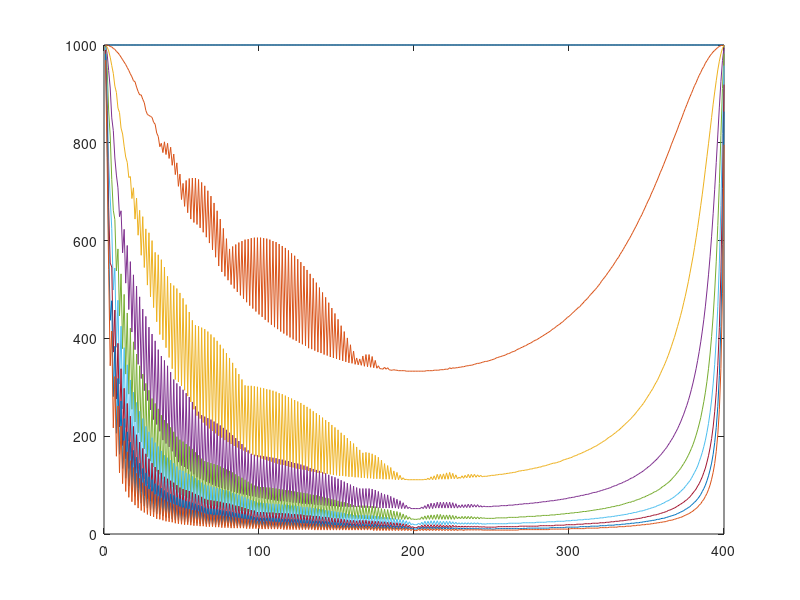

Write the MATLAB code that produced this figure.
amps=[];
% modAmt: 0.0  kInv: 1
amps=[amps, [1000.0, 1000.0, 1000.0, 1000.0, 1000.0, 1000.0, 1000.0, 1000.0, 1000.0, 1000.0, 1000.0, 1000.0, 1000.0, 1000.0, 1000.0, 1000.0, 1000.0, 1000.0, 1000.0, 1000.0, 1000.0, 1000.0, 1000.0, 1000.0, 1000.0, 1000.0, 1000.0, 1000.0, 1000.0, 1000.0, 1000.0, 1000.0, 1000.0, 1000.0, 1000.0, 1000.0, 1000.0, 1000.0, 1000.0, 1000.0, 1000.0, 1000.0, 1000.0, 1000.0, 1000.0, 1000.0, 1000.0, 1000.0, 1000.0, 1000.0, 1000.0, 1000.0, 1000.0, 1000.0, 1000.0, 1000.0, 1000.0, 1000.0, 1000.0, 1000.0, 1000.0, 1000.0, 1000.0, 1000.0, 1000.0, 1000.0, 1000.0, 1000.0, 1000.0, 1000.0, 1000.0, 1000.0, 1000.0, 1000.0, 1000.0, 1000.0, 1000.0, 1000.0, 1000.0, 1000.0, 1000.0, 1000.0, 1000.0, 1000.0, 1000.0, 1000.0, 1000.0, 1000.0, 1000.0, 1000.0, 1000.0, 1000.0, 1000.0, 1000.0, 1000.0, 1000.0, 1000.0, 1000.0, 1000.0, 1000.0, 1000.0, 1000.0, 1000.0, 1000.0, 1000.0, 1000.0, 1000.0, 1000.0, 1000.0, 1000.0, 1000.0, 1000.0, 1000.0, 1000.0, 1000.0, 1000.0, 1000.0, 1000.0, 1000.0, 1000.0, 1000.0, 1000.0, 1000.0, 1000.0, 1000.0, 1000.0, 1000.0, 1000.0, 1000.0, 1000.0, 1000.0, 1000.0, 1000.0, 1000.0, 1000.0, 1000.0, 1000.0, 1000.0, 1000.0, 1000.0, 1000.0, 1000.0, 1000.0, 1000.0, 1000.0, 1000.0, 1000.0, 1000.0, 1000.0, 1000.0, 1000.0, 1000.0, 1000.0, 1000.0, 1000.0, 1000.0, 1000.0, 1000.0, 1000.0, 1000.0, 1000.0, 1000.0, 1000.0, 1000.0, 1000.0, 1000.0, 1000.0, 1000.0, 1000.0, 1000.0, 1000.0, 1000.0, 1000.0, 1000.0, 1000.0, 1000.0, 1000.0, 1000.0, 1000.0, 1000.0, 1000.0, 1000.0, 1000.0, 1000.0, 1000.0, 1000.0, 1000.0, 1000.0, 1000.0, 1000.0, 1000.0, 1000.0, 1000.0, 1000.0, 1000.0, 1000.0, 1000.0, 1000.0, 1000.0, 1000.0, 1000.0, 1000.0, 1000.0, 1000.0, 1000.0, 1000.0, 1000.0, 1000.0, 1000.0, 1000.0, 1000.0, 1000.0, 1000.0, 1000.0, 1000.0, 1000.0, 1000.0, 1000.0, 1000.0, 1000.0, 1000.0, 1000.0, 1000.0, 1000.0, 1000.0, 1000.0, 1000.0, 1000.0, 1000.0, 1000.0, 1000.0, 1000.0, 1000.0, 1000.0, 1000.0, 1000.0, 1000.0, 1000.0, 1000.0, 1000.0, 1000.0, 1000.0, 1000.0, 1000.0, 1000.0, 1000.0, 1000.0, 1000.0, 1000.0, 1000.0, 1000.0, 1000.0, 1000.0, 1000.0, 1000.0, 1000.0, 1000.0, 1000.0, 1000.0, 1000.0, 1000.0, 1000.0, 1000.0, 1000.0, 1000.0, 1000.0, 1000.0, 1000.0, 1000.0, 1000.0, 1000.0, 1000.0, 1000.0, 1000.0, 1000.0, 1000.0, 1000.0, 1000.0, 1000.0, 1000.0, 1000.0, 1000.0, 1000.0, 1000.0, 1000.0, 1000.0, 1000.0, 1000.0, 1000.0, 1000.0, 1000.0, 1000.0, 1000.0, 1000.0, 1000.0, 1000.0, 1000.0, 1000.0, 1000.0, 1000.0, 1000.0, 1000.0, 1000.0, 1000.0, 1000.0, 1000.0, 1000.0, 1000.0, 1000.0, 1000.0, 1000.0, 1000.0, 1000.0, 1000.0, 1000.0, 1000.0, 1000.0, 1000.0, 1000.0, 1000.0, 1000.0, 1000.0, 1000.0, 1000.0, 1000.0, 1000.0, 1000.0, 1000.0, 1000.0, 1000.0, 1000.0, 1000.0, 1000.0, 1000.0, 1000.0, 1000.0, 1000.0, 1000.0, 1000.0, 1000.0, 1000.0, 1000.0, 1000.0, 1000.0, 1000.0, 1000.0, 1000.0, 1000.0, 1000.0, 1000.0, 1000.0, 1000.0, 1000.0, 1000.0, 1000.0, 1000.0, 1000.0, 1000.0, 1000.0, 1000.0, 1000.0, 1000.0, 1000.0, 1000.0, 1000.0, 1000.0, 1000.0, 1000.0, 1000.0, 1000.0, 1000.0, 1000.0, 1000.0, 1000.0, 1000.0, 1000.0, 1000.0, 1000.0, 1000.0, 1000.0, 1000.0, 1000.0, 1000.0, 1000.0, 1000.0, 1000.0, 1000.0, 1000.0, 1000.0, 1000.0, 1000.0, 1000.0, 1000.0, 1000.0, 1000.0, 1000.0, 1000.0, 1000.0, 1000.0, 1000.0]'];
% modAmt: 1.0  kInv: 2
amps=[amps, [1000.0, 1000.0, 999.0, 997.0, 996.0, 993.0, 991.0, 987.0, 984.0, 980.0, 975.0, 970.0, 965.0, 960.0, 954.0, 948.0, 941.0, 935.0, 927.0, 925.0, 914.0, 905.0, 898.0, 898.0, 889.0, 882.0, 866.0, 858.0, 856.0, 854.0, 852.0, 842.0, 838.0, 820.0, 813.0, 792.0, 799.0, 780.0, 802.0, 776.0, 799.0, 768.0, 791.0, 754.0, 777.0, 735.0, 759.0, 711.0, 736.0, 684.0, 717.0, 670.0, 723.0, 657.0, 727.0, 644.0, 728.0, 637.0, 728.0, 633.0, 725.0, 626.0, 719.0, 617.0, 712.0, 607.0, 702.0, 595.0, 691.0, 581.0, 677.0, 566.0, 661.0, 548.0, 644.0, 536.0, 625.0, 527.0, 604.0, 519.0, 583.0, 510.0, 588.0, 502.0, 592.0, 495.0, 596.0, 488.0, 599.0, 481.0, 602.0, 474.0, 603.0, 467.0, 605.0, 461.0, 606.0, 455.0, 606.0, 449.0, 606.0, 444.0, 605.0, 438.0, 604.0, 433.0, 602.0, 428.0, 599.0, 423.0, 597.0, 419.0, 593.0, 414.0, 589.0, 410.0, 585.0, 406.0, 580.0, 402.0, 574.0, 398.0, 569.0, 395.0, 562.0, 391.0, 556.0, 388.0, 548.0, 385.0, 540.0, 380.0, 532.0, 378.0, 523.0, 375.0, 514.0, 372.0, 504.0, 370.0, 494.0, 367.0, 484.0, 365.0, 473.0, 362.0, 462.0, 360.0, 451.0, 358.0, 439.0, 356.0, 426.0, 354.0, 414.0, 352.0, 401.0, 350.0, 387.0, 349.0, 374.0, 347.0, 360.0, 346.0, 358.0, 345.0, 364.0, 343.0, 367.0, 342.0, 367.0, 341.0, 363.0, 340.0, 355.0, 339.0, 344.0, 338.0, 338.0, 337.0, 341.0, 337.0, 340.0, 336.0, 335.0, 335.0, 336.0, 335.0, 335.0, 334.0, 334.0, 334.0, 334.0, 334.0, 333.0, 333.0, 333.0, 333.0, 333.0, 333.0, 333.0, 333.0, 333.0, 333.0, 333.0, 333.0, 333.0, 334.0, 334.0, 334.0, 334.0, 334.0, 335.0, 335.0, 335.0, 335.0, 336.0, 336.0, 336.0, 337.0, 337.0, 337.0, 340.0, 338.0, 340.0, 339.0, 340.0, 340.0, 341.0, 341.0, 342.0, 342.0, 343.0, 344.0, 344.0, 345.0, 345.0, 346.0, 347.0, 348.0, 349.0, 349.0, 350.0, 351.0, 352.0, 353.0, 353.0, 354.0, 355.0, 356.0, 357.0, 358.0, 360.0, 361.0, 362.0, 363.0, 364.0, 365.0, 366.0, 368.0, 369.0, 370.0, 372.0, 373.0, 374.0, 376.0, 378.0, 379.0, 381.0, 382.0, 384.0, 385.0, 387.0, 389.0, 390.0, 392.0, 394.0, 396.0, 397.0, 399.0, 401.0, 403.0, 405.0, 407.0, 409.0, 411.0, 413.0, 415.0, 418.0, 420.0, 422.0, 425.0, 427.0, 429.0, 432.0, 434.0, 437.0, 440.0, 443.0, 445.0, 448.0, 451.0, 454.0, 457.0, 460.0, 463.0, 465.0, 469.0, 472.0, 476.0, 479.0, 482.0, 486.0, 490.0, 493.0, 497.0, 500.0, 504.0, 508.0, 512.0, 517.0, 521.0, 525.0, 529.0, 534.0, 538.0, 543.0, 547.0, 552.0, 557.0, 562.0, 566.0, 572.0, 577.0, 582.0, 588.0, 593.0, 599.0, 604.0, 610.0, 616.0, 622.0, 628.0, 634.0, 641.0, 647.0, 653.0, 660.0, 667.0, 674.0, 681.0, 687.0, 695.0, 702.0, 709.0, 717.0, 724.0, 732.0, 740.0, 747.0, 755.0, 763.0, 771.0, 779.0, 787.0, 796.0, 804.0, 812.0, 820.0, 828.0, 837.0, 845.0, 853.0, 862.0, 870.0, 878.0, 886.0, 894.0, 901.0, 909.0, 917.0, 923.0, 931.0, 938.0, 944.0, 951.0, 956.0, 963.0, 968.0, 973.0, 978.0, 982.0, 986.0, 989.0, 992.0, 995.0, 997.0, 999.0, 999.0, 1000.0]'];
% modAmt: 2.0  kInv: 5
amps=[amps, [999.0, 996.0, 988.0, 975.0, 958.0, 942.0, 916.0, 903.0, 871.0, 862.0, 830.0, 818.0, 793.0, 771.0, 760.0, 729.0, 731.0, 686.0, 708.0, 644.0, 687.0, 611.0, 662.0, 570.0, 649.0, 545.0, 624.0, 509.0, 616.0, 485.0, 600.0, 463.0, 576.0, 434.0, 571.0, 408.0, 561.0, 397.0, 546.0, 381.0, 527.0, 361.0, 513.0, 338.0, 508.0, 316.0, 502.0, 311.0, 493.0, 303.0, 482.0, 294.0, 469.0, 282.0, 454.0, 270.0, 437.0, 255.0, 427.0, 242.0, 425.0, 236.0, 422.0, 228.0, 419.0, 222.0, 414.0, 216.0, 408.0, 211.0, 402.0, 206.0, 395.0, 201.0, 387.0, 197.0, 379.0, 192.0, 370.0, 188.0, 360.0, 184.0, 350.0, 180.0, 339.0, 177.0, 327.0, 174.0, 316.0, 171.0, 304.0, 168.0, 303.0, 165.0, 303.0, 162.0, 302.0, 159.0, 301.0, 157.0, 299.0, 154.0, 298.0, 152.0, 296.0, 150.0, 295.0, 148.0, 293.0, 146.0, 291.0, 144.0, 288.0, 142.0, 286.0, 141.0, 283.0, 139.0, 280.0, 137.0, 277.0, 136.0, 274.0, 134.0, 271.0, 133.0, 268.0, 132.0, 264.0, 131.0, 260.0, 129.0, 256.0, 128.0, 251.0, 127.0, 247.0, 125.0, 243.0, 125.0, 238.0, 123.0, 233.0, 123.0, 229.0, 122.0, 223.0, 121.0, 218.0, 120.0, 213.0, 119.0, 207.0, 119.0, 202.0, 118.0, 196.0, 117.0, 190.0, 117.0, 185.0, 116.0, 178.0, 116.0, 172.0, 115.0, 166.0, 115.0, 167.0, 114.0, 166.0, 114.0, 164.0, 113.0, 161.0, 113.0, 157.0, 113.0, 151.0, 112.0, 144.0, 112.0, 140.0, 112.0, 136.0, 112.0, 129.0, 111.0, 126.0, 111.0, 120.0, 111.0, 115.0, 111.0, 112.0, 111.0, 111.0, 111.0, 111.0, 111.0, 111.0, 111.0, 111.0, 111.0, 111.0, 111.0, 112.0, 111.0, 114.0, 111.0, 117.0, 111.0, 119.0, 111.0, 122.0, 112.0, 122.0, 112.0, 123.0, 112.0, 125.0, 112.0, 126.0, 113.0, 124.0, 113.0, 121.0, 113.0, 116.0, 114.0, 119.0, 114.0, 120.0, 115.0, 122.0, 115.0, 122.0, 116.0, 122.0, 116.0, 121.0, 117.0, 120.0, 117.0, 118.0, 118.0, 118.0, 119.0, 119.0, 120.0, 120.0, 120.0, 121.0, 121.0, 122.0, 122.0, 122.0, 123.0, 123.0, 124.0, 124.0, 125.0, 125.0, 126.0, 126.0, 127.0, 128.0, 129.0, 129.0, 130.0, 130.0, 131.0, 131.0, 132.0, 133.0, 133.0, 134.0, 135.0, 135.0, 136.0, 137.0, 137.0, 139.0, 139.0, 140.0, 141.0, 142.0, 143.0, 144.0, 145.0, 145.0, 146.0, 147.0, 148.0, 149.0, 151.0, 152.0, 153.0, 154.0, 155.0, 156.0, 157.0, 159.0, 160.0, 161.0, 163.0, 164.0, 165.0, 167.0, 168.0, 170.0, 171.0, 173.0, 174.0, 176.0, 178.0, 179.0, 181.0, 183.0, 185.0, 187.0, 189.0, 191.0, 193.0, 196.0, 198.0, 200.0, 202.0, 205.0, 207.0, 210.0, 212.0, 215.0, 218.0, 221.0, 224.0, 227.0, 230.0, 233.0, 236.0, 240.0, 243.0, 247.0, 251.0, 255.0, 259.0, 263.0, 267.0, 272.0, 277.0, 282.0, 287.0, 292.0, 297.0, 303.0, 309.0, 314.0, 321.0, 328.0, 335.0, 342.0, 349.0, 357.0, 365.0, 374.0, 383.0, 393.0, 402.0, 413.0, 424.0, 435.0, 447.0, 459.0, 473.0, 486.0, 501.0, 516.0, 533.0, 550.0, 567.0, 586.0, 606.0, 627.0, 649.0, 672.0, 695.0, 720.0, 746.0, 772.0, 798.0, 825.0, 852.0, 879.0, 904.0, 927.0, 949.0, 967.0, 982.0, 993.0, 999.0]'];
% modAmt: 3.0  kInv: 10
amps=[amps, [999.0, 983.0, 948.0, 912.0, 851.0, 825.0, 769.0, 734.0, 708.0, 649.0, 661.0, 575.0, 623.0, 513.0, 590.0, 459.0, 557.0, 413.0, 530.0, 377.0, 507.0, 347.0, 485.0, 318.0, 460.0, 293.0, 445.0, 273.0, 423.0, 254.0, 409.0, 234.0, 395.0, 224.0, 377.0, 210.0, 364.0, 192.0, 355.0, 185.0, 344.0, 178.0, 331.0, 169.0, 316.0, 158.0, 308.0, 147.0, 302.0, 140.0, 295.0, 137.0, 288.0, 133.0, 280.0, 128.0, 270.0, 122.0, 261.0, 116.0, 250.0, 113.0, 243.0, 110.0, 240.0, 107.0, 237.0, 104.0, 234.0, 101.0, 230.0, 98.0, 226.0, 96.0, 222.0, 94.0, 217.0, 92.0, 213.0, 90.0, 207.0, 87.0, 202.0, 86.0, 196.0, 84.0, 190.0, 83.0, 184.0, 81.0, 177.0, 80.0, 171.0, 78.0, 164.0, 77.0, 162.0, 76.0, 161.0, 74.0, 160.0, 73.0, 159.0, 72.0, 158.0, 71.0, 157.0, 70.0, 156.0, 69.0, 155.0, 68.0, 153.0, 67.0, 152.0, 67.0, 150.0, 66.0, 149.0, 65.0, 147.0, 64.0, 145.0, 64.0, 144.0, 63.0, 142.0, 62.0, 140.0, 62.0, 138.0, 61.0, 135.0, 61.0, 133.0, 60.0, 131.0, 59.0, 129.0, 59.0, 126.0, 58.0, 124.0, 58.0, 121.0, 57.0, 118.0, 57.0, 116.0, 57.0, 113.0, 56.0, 110.0, 56.0, 107.0, 56.0, 104.0, 55.0, 101.0, 55.0, 98.0, 55.0, 95.0, 55.0, 93.0, 54.0, 93.0, 54.0, 93.0, 54.0, 93.0, 54.0, 92.0, 53.0, 90.0, 53.0, 87.0, 53.0, 84.0, 53.0, 81.0, 53.0, 80.0, 53.0, 77.0, 53.0, 74.0, 53.0, 71.0, 52.0, 68.0, 52.0, 64.0, 52.0, 59.0, 52.0, 55.0, 52.0, 52.0, 52.0, 52.0, 52.0, 52.0, 52.0, 55.0, 52.0, 58.0, 52.0, 61.0, 52.0, 63.0, 52.0, 63.0, 53.0, 65.0, 53.0, 65.0, 53.0, 65.0, 53.0, 65.0, 53.0, 65.0, 53.0, 64.0, 53.0, 62.0, 53.0, 59.0, 54.0, 60.0, 54.0, 60.0, 54.0, 61.0, 54.0, 61.0, 55.0, 60.0, 55.0, 60.0, 55.0, 58.0, 55.0, 57.0, 56.0, 56.0, 56.0, 56.0, 56.0, 57.0, 57.0, 57.0, 57.0, 57.0, 58.0, 58.0, 58.0, 58.0, 58.0, 59.0, 59.0, 59.0, 59.0, 60.0, 60.0, 60.0, 61.0, 61.0, 61.0, 62.0, 62.0, 62.0, 62.0, 63.0, 63.0, 63.0, 64.0, 64.0, 64.0, 65.0, 65.0, 66.0, 66.0, 66.0, 67.0, 67.0, 68.0, 68.0, 68.0, 69.0, 69.0, 70.0, 70.0, 71.0, 71.0, 72.0, 72.0, 73.0, 74.0, 74.0, 75.0, 75.0, 76.0, 77.0, 77.0, 78.0, 79.0, 79.0, 80.0, 81.0, 81.0, 82.0, 83.0, 84.0, 85.0, 85.0, 86.0, 87.0, 88.0, 89.0, 90.0, 91.0, 92.0, 93.0, 94.0, 95.0, 97.0, 98.0, 99.0, 100.0, 102.0, 103.0, 104.0, 106.0, 107.0, 109.0, 110.0, 112.0, 114.0, 115.0, 117.0, 119.0, 121.0, 123.0, 125.0, 127.0, 129.0, 132.0, 134.0, 137.0, 139.0, 142.0, 145.0, 148.0, 151.0, 154.0, 158.0, 161.0, 165.0, 169.0, 173.0, 177.0, 182.0, 187.0, 192.0, 197.0, 203.0, 209.0, 215.0, 222.0, 229.0, 237.0, 245.0, 254.0, 263.0, 273.0, 284.0, 296.0, 309.0, 323.0, 338.0, 355.0, 373.0, 393.0, 415.0, 439.0, 466.0, 497.0, 530.0, 567.0, 609.0, 655.0, 705.0, 760.0, 816.0, 873.0, 925.0, 968.0, 994.0]'];
% modAmt: 4.0  kInv: 17
amps=[amps, [998.0, 954.0, 865.0, 814.0, 725.0, 662.0, 643.0, 538.0, 583.0, 446.0, 532.0, 379.0, 490.0, 327.0, 452.0, 286.0, 421.0, 255.0, 393.0, 229.0, 368.0, 207.0, 344.0, 188.0, 327.0, 174.0, 308.0, 158.0, 294.0, 149.0, 277.0, 137.0, 267.0, 128.0, 256.0, 122.0, 243.0, 112.0, 233.0, 104.0, 226.0, 101.0, 218.0, 96.0, 209.0, 91.0, 199.0, 85.0, 193.0, 80.0, 189.0, 78.0, 184.0, 74.0, 179.0, 72.0, 174.0, 69.0, 167.0, 67.0, 161.0, 65.0, 154.0, 63.0, 149.0, 61.0, 147.0, 60.0, 145.0, 58.0, 143.0, 57.0, 141.0, 55.0, 138.0, 54.0, 135.0, 53.0, 132.0, 52.0, 129.0, 50.0, 126.0, 49.0, 122.0, 48.0, 118.0, 47.0, 115.0, 47.0, 111.0, 46.0, 107.0, 45.0, 103.0, 44.0, 99.0, 43.0, 97.0, 43.0, 96.0, 42.0, 96.0, 41.0, 95.0, 41.0, 95.0, 40.0, 94.0, 40.0, 93.0, 39.0, 92.0, 39.0, 91.0, 38.0, 90.0, 38.0, 89.0, 37.0, 88.0, 37.0, 87.0, 36.0, 86.0, 36.0, 85.0, 36.0, 84.0, 35.0, 83.0, 35.0, 81.0, 35.0, 80.0, 34.0, 79.0, 34.0, 77.0, 34.0, 76.0, 33.0, 74.0, 33.0, 73.0, 33.0, 71.0, 33.0, 70.0, 32.0, 68.0, 32.0, 66.0, 32.0, 65.0, 32.0, 63.0, 32.0, 61.0, 31.0, 59.0, 31.0, 57.0, 31.0, 58.0, 31.0, 58.0, 31.0, 58.0, 31.0, 57.0, 31.0, 57.0, 31.0, 56.0, 30.0, 54.0, 30.0, 52.0, 30.0, 51.0, 30.0, 50.0, 30.0, 49.0, 30.0, 47.0, 30.0, 46.0, 30.0, 44.0, 30.0, 41.0, 30.0, 38.0, 30.0, 35.0, 30.0, 31.0, 30.0, 30.0, 30.0, 31.0, 30.0, 35.0, 30.0, 37.0, 30.0, 38.0, 30.0, 39.0, 30.0, 39.0, 30.0, 40.0, 30.0, 40.0, 30.0, 39.0, 30.0, 39.0, 30.0, 39.0, 30.0, 38.0, 30.0, 37.0, 31.0, 35.0, 31.0, 36.0, 31.0, 36.0, 31.0, 36.0, 31.0, 36.0, 31.0, 35.0, 31.0, 35.0, 31.0, 34.0, 32.0, 33.0, 32.0, 32.0, 32.0, 32.0, 32.0, 32.0, 32.0, 33.0, 33.0, 33.0, 33.0, 33.0, 33.0, 33.0, 33.0, 34.0, 34.0, 34.0, 34.0, 34.0, 34.0, 34.0, 35.0, 35.0, 35.0, 35.0, 35.0, 36.0, 36.0, 36.0, 36.0, 36.0, 36.0, 37.0, 37.0, 37.0, 37.0, 38.0, 38.0, 38.0, 38.0, 38.0, 39.0, 39.0, 39.0, 39.0, 40.0, 40.0, 40.0, 41.0, 41.0, 41.0, 42.0, 42.0, 42.0, 43.0, 43.0, 43.0, 44.0, 44.0, 44.0, 45.0, 45.0, 46.0, 46.0, 46.0, 47.0, 47.0, 48.0, 48.0, 49.0, 49.0, 50.0, 50.0, 51.0, 51.0, 52.0, 52.0, 53.0, 54.0, 54.0, 55.0, 56.0, 56.0, 57.0, 58.0, 58.0, 59.0, 60.0, 61.0, 62.0, 63.0, 64.0, 65.0, 65.0, 67.0, 67.0, 69.0, 70.0, 71.0, 72.0, 74.0, 75.0, 76.0, 78.0, 79.0, 81.0, 82.0, 84.0, 86.0, 87.0, 89.0, 91.0, 93.0, 96.0, 98.0, 100.0, 103.0, 105.0, 108.0, 111.0, 115.0, 118.0, 122.0, 126.0, 130.0, 134.0, 139.0, 144.0, 149.0, 155.0, 161.0, 168.0, 175.0, 183.0, 192.0, 202.0, 213.0, 225.0, 238.0, 254.0, 271.0, 290.0, 312.0, 338.0, 368.0, 404.0, 446.0, 497.0, 558.0, 631.0, 717.0, 815.0, 911.0, 982.0]'];
% modAmt: 5.0  kInv: 26
amps=[amps, [995.0, 912.0, 761.0, 687.0, 625.0, 499.0, 544.0, 382.0, 478.0, 307.0, 425.0, 256.0, 381.0, 218.0, 346.0, 190.0, 315.0, 167.0, 290.0, 149.0, 269.0, 134.0, 251.0, 123.0, 236.0, 113.0, 220.0, 103.0, 209.0, 96.0, 197.0, 89.0, 187.0, 82.0, 179.0, 78.0, 170.0, 72.0, 161.0, 66.0, 156.0, 64.0, 151.0, 62.0, 145.0, 58.0, 138.0, 55.0, 131.0, 52.0, 129.0, 50.0, 125.0, 48.0, 122.0, 46.0, 118.0, 45.0, 114.0, 43.0, 110.0, 42.0, 105.0, 41.0, 101.0, 40.0, 99.0, 38.0, 97.0, 37.0, 96.0, 36.0, 94.0, 36.0, 92.0, 35.0, 90.0, 34.0, 89.0, 33.0, 87.0, 32.0, 84.0, 32.0, 82.0, 31.0, 80.0, 30.0, 77.0, 30.0, 75.0, 29.0, 72.0, 29.0, 69.0, 28.0, 67.0, 28.0, 64.0, 27.0, 64.0, 27.0, 63.0, 27.0, 63.0, 26.0, 62.0, 26.0, 62.0, 26.0, 61.0, 25.0, 61.0, 25.0, 60.0, 25.0, 60.0, 24.0, 59.0, 24.0, 58.0, 24.0, 58.0, 23.0, 57.0, 23.0, 56.0, 23.0, 55.0, 23.0, 55.0, 23.0, 54.0, 22.0, 53.0, 22.0, 52.0, 22.0, 51.0, 22.0, 50.0, 21.0, 49.0, 21.0, 48.0, 21.0, 47.0, 21.0, 46.0, 21.0, 45.0, 21.0, 44.0, 21.0, 43.0, 20.0, 41.0, 20.0, 40.0, 20.0, 39.0, 20.0, 38.0, 20.0, 39.0, 20.0, 39.0, 20.0, 39.0, 20.0, 38.0, 20.0, 38.0, 20.0, 37.0, 20.0, 36.0, 19.0, 35.0, 19.0, 34.0, 19.0, 34.0, 19.0, 33.0, 19.0, 32.0, 19.0, 31.0, 19.0, 30.0, 19.0, 29.0, 19.0, 27.0, 19.0, 25.0, 19.0, 21.0, 19.0, 19.0, 19.0, 22.0, 19.0, 24.0, 19.0, 26.0, 19.0, 26.0, 19.0, 27.0, 19.0, 27.0, 19.0, 27.0, 19.0, 26.0, 19.0, 26.0, 19.0, 26.0, 19.0, 26.0, 20.0, 25.0, 20.0, 24.0, 20.0, 23.0, 20.0, 23.0, 20.0, 23.0, 20.0, 23.0, 20.0, 23.0, 20.0, 23.0, 20.0, 23.0, 20.0, 22.0, 20.0, 21.0, 20.0, 21.0, 21.0, 21.0, 21.0, 21.0, 21.0, 21.0, 21.0, 21.0, 21.0, 21.0, 21.0, 21.0, 21.0, 22.0, 22.0, 22.0, 22.0, 22.0, 22.0, 22.0, 22.0, 22.0, 23.0, 23.0, 23.0, 23.0, 23.0, 23.0, 23.0, 23.0, 23.0, 24.0, 24.0, 24.0, 24.0, 24.0, 24.0, 24.0, 25.0, 25.0, 25.0, 25.0, 25.0, 25.0, 26.0, 26.0, 26.0, 26.0, 26.0, 26.0, 27.0, 27.0, 27.0, 27.0, 28.0, 28.0, 28.0, 28.0, 29.0, 29.0, 29.0, 29.0, 30.0, 30.0, 30.0, 30.0, 31.0, 31.0, 31.0, 32.0, 32.0, 32.0, 33.0, 33.0, 33.0, 34.0, 34.0, 35.0, 35.0, 35.0, 36.0, 36.0, 37.0, 37.0, 38.0, 38.0, 39.0, 39.0, 40.0, 40.0, 41.0, 42.0, 42.0, 43.0, 44.0, 44.0, 45.0, 46.0, 47.0, 47.0, 48.0, 49.0, 50.0, 51.0, 52.0, 53.0, 54.0, 55.0, 56.0, 58.0, 59.0, 60.0, 62.0, 63.0, 65.0, 67.0, 68.0, 70.0, 72.0, 74.0, 76.0, 79.0, 81.0, 84.0, 87.0, 90.0, 93.0, 97.0, 101.0, 105.0, 109.0, 114.0, 120.0, 126.0, 132.0, 139.0, 148.0, 157.0, 167.0, 179.0, 192.0, 208.0, 226.0, 248.0, 274.0, 307.0, 347.0, 398.0, 465.0, 554.0, 672.0, 819.0, 958.0]'];
% modAmt: 6.0  kInv: 37
amps=[amps, [990.0, 866.0, 667.0, 554.0, 546.0, 372.0, 458.0, 276.0, 390.0, 219.0, 338.0, 181.0, 298.0, 154.0, 267.0, 134.0, 241.0, 117.0, 220.0, 104.0, 203.0, 94.0, 188.0, 86.0, 175.0, 78.0, 164.0, 72.0, 154.0, 67.0, 145.0, 62.0, 137.0, 57.0, 131.0, 54.0, 125.0, 50.0, 117.0, 46.0, 113.0, 44.0, 109.0, 43.0, 105.0, 40.0, 100.0, 38.0, 95.0, 36.0, 92.0, 35.0, 90.0, 33.0, 88.0, 32.0, 85.0, 31.0, 82.0, 30.0, 79.0, 29.0, 76.0, 28.0, 72.0, 27.0, 70.0, 27.0, 69.0, 26.0, 68.0, 25.0, 67.0, 25.0, 66.0, 24.0, 64.0, 24.0, 63.0, 23.0, 62.0, 22.0, 60.0, 22.0, 58.0, 22.0, 57.0, 21.0, 55.0, 21.0, 53.0, 20.0, 51.0, 20.0, 49.0, 20.0, 48.0, 19.0, 45.0, 19.0, 45.0, 19.0, 45.0, 18.0, 44.0, 18.0, 44.0, 18.0, 44.0, 18.0, 43.0, 17.0, 43.0, 17.0, 43.0, 17.0, 42.0, 17.0, 42.0, 17.0, 41.0, 16.0, 41.0, 16.0, 40.0, 16.0, 40.0, 16.0, 39.0, 16.0, 38.0, 16.0, 38.0, 16.0, 37.0, 15.0, 37.0, 15.0, 36.0, 15.0, 35.0, 15.0, 35.0, 15.0, 34.0, 15.0, 33.0, 15.0, 32.0, 14.0, 32.0, 14.0, 31.0, 14.0, 30.0, 14.0, 29.0, 14.0, 28.0, 14.0, 28.0, 14.0, 27.0, 14.0, 28.0, 14.0, 28.0, 14.0, 28.0, 14.0, 27.0, 14.0, 27.0, 14.0, 26.0, 14.0, 26.0, 13.0, 25.0, 13.0, 25.0, 13.0, 24.0, 13.0, 24.0, 13.0, 23.0, 13.0, 23.0, 13.0, 22.0, 13.0, 21.0, 13.0, 20.0, 13.0, 18.0, 13.0, 15.0, 13.0, 13.0, 13.0, 16.0, 13.0, 18.0, 13.0, 19.0, 13.0, 19.0, 13.0, 19.0, 13.0, 19.0, 13.0, 19.0, 13.0, 19.0, 13.0, 18.0, 13.0, 18.0, 13.0, 18.0, 13.0, 18.0, 14.0, 17.0, 14.0, 16.0, 14.0, 16.0, 14.0, 16.0, 14.0, 16.0, 14.0, 16.0, 14.0, 16.0, 14.0, 16.0, 14.0, 15.0, 14.0, 15.0, 14.0, 14.0, 14.0, 14.0, 14.0, 14.0, 14.0, 14.0, 15.0, 15.0, 15.0, 15.0, 15.0, 15.0, 15.0, 15.0, 15.0, 15.0, 15.0, 15.0, 15.0, 15.0, 16.0, 16.0, 16.0, 16.0, 16.0, 16.0, 16.0, 16.0, 16.0, 16.0, 16.0, 16.0, 16.0, 17.0, 17.0, 17.0, 17.0, 17.0, 17.0, 17.0, 17.0, 17.0, 17.0, 18.0, 18.0, 18.0, 18.0, 18.0, 18.0, 18.0, 19.0, 19.0, 19.0, 19.0, 19.0, 19.0, 19.0, 20.0, 20.0, 20.0, 20.0, 20.0, 21.0, 21.0, 21.0, 21.0, 21.0, 22.0, 22.0, 22.0, 22.0, 22.0, 23.0, 23.0, 23.0, 23.0, 24.0, 24.0, 24.0, 25.0, 25.0, 25.0, 26.0, 26.0, 26.0, 27.0, 27.0, 27.0, 28.0, 28.0, 29.0, 29.0, 29.0, 30.0, 30.0, 31.0, 31.0, 32.0, 32.0, 33.0, 34.0, 34.0, 35.0, 36.0, 36.0, 37.0, 38.0, 39.0, 39.0, 40.0, 41.0, 42.0, 43.0, 44.0, 45.0, 46.0, 48.0, 49.0, 50.0, 52.0, 53.0, 55.0, 57.0, 59.0, 61.0, 63.0, 65.0, 68.0, 70.0, 73.0, 76.0, 80.0, 84.0, 88.0, 92.0, 98.0, 103.0, 110.0, 117.0, 126.0, 135.0, 147.0, 160.0, 176.0, 195.0, 219.0, 250.0, 290.0, 345.0, 422.0, 536.0, 706.0, 919.0]'];
% modAmt: 7.0  kInv: 50
amps=[amps, [982.0, 818.0, 595.0, 437.0, 477.0, 281.0, 384.0, 206.0, 318.0, 163.0, 272.0, 134.0, 236.0, 114.0, 209.0, 98.0, 188.0, 87.0, 171.0, 77.0, 157.0, 69.0, 145.0, 63.0, 134.0, 57.0, 125.0, 53.0, 117.0, 49.0, 111.0, 45.0, 103.0, 41.0, 99.0, 40.0, 94.0, 37.0, 89.0, 34.0, 85.0, 33.0, 82.0, 31.0, 79.0, 29.0, 75.0, 28.0, 72.0, 26.0, 69.0, 25.0, 67.0, 24.0, 66.0, 24.0, 64.0, 23.0, 62.0, 22.0, 59.0, 21.0, 57.0, 21.0, 54.0, 20.0, 52.0, 20.0, 52.0, 19.0, 51.0, 19.0, 50.0, 18.0, 49.0, 18.0, 48.0, 17.0, 47.0, 17.0, 46.0, 16.0, 45.0, 16.0, 43.0, 16.0, 42.0, 15.0, 41.0, 15.0, 40.0, 15.0, 38.0, 15.0, 37.0, 14.0, 35.0, 14.0, 34.0, 14.0, 33.0, 14.0, 33.0, 13.0, 33.0, 13.0, 33.0, 13.0, 33.0, 13.0, 32.0, 13.0, 32.0, 13.0, 31.0, 12.0, 31.0, 12.0, 31.0, 12.0, 30.0, 12.0, 30.0, 12.0, 30.0, 12.0, 29.0, 12.0, 29.0, 11.0, 28.0, 11.0, 28.0, 11.0, 27.0, 11.0, 27.0, 11.0, 27.0, 11.0, 26.0, 11.0, 26.0, 11.0, 25.0, 11.0, 24.0, 11.0, 24.0, 11.0, 23.0, 11.0, 23.0, 10.0, 22.0, 10.0, 22.0, 10.0, 21.0, 10.0, 20.0, 10.0, 20.0, 10.0, 20.0, 10.0, 21.0, 10.0, 20.0, 10.0, 20.0, 10.0, 20.0, 10.0, 20.0, 10.0, 19.0, 10.0, 18.0, 10.0, 18.0, 10.0, 18.0, 10.0, 18.0, 10.0, 17.0, 10.0, 17.0, 10.0, 17.0, 10.0, 16.0, 10.0, 15.0, 10.0, 14.0, 10.0, 12.0, 10.0, 10.0, 10.0, 13.0, 10.0, 14.0, 10.0, 14.0, 10.0, 14.0, 10.0, 14.0, 10.0, 14.0, 10.0, 14.0, 10.0, 14.0, 10.0, 14.0, 10.0, 14.0, 10.0, 13.0, 10.0, 13.0, 10.0, 13.0, 10.0, 12.0, 10.0, 12.0, 10.0, 12.0, 10.0, 12.0, 10.0, 12.0, 10.0, 12.0, 10.0, 12.0, 10.0, 11.0, 10.0, 11.0, 10.0, 11.0, 10.0, 11.0, 10.0, 10.0, 10.0, 11.0, 11.0, 11.0, 11.0, 11.0, 11.0, 11.0, 11.0, 11.0, 11.0, 11.0, 11.0, 11.0, 11.0, 11.0, 11.0, 11.0, 11.0, 12.0, 11.0, 12.0, 12.0, 12.0, 12.0, 12.0, 12.0, 12.0, 12.0, 12.0, 12.0, 12.0, 12.0, 12.0, 12.0, 12.0, 13.0, 13.0, 13.0, 13.0, 13.0, 13.0, 13.0, 13.0, 13.0, 13.0, 14.0, 14.0, 14.0, 14.0, 14.0, 14.0, 14.0, 14.0, 14.0, 15.0, 15.0, 15.0, 15.0, 15.0, 15.0, 15.0, 16.0, 16.0, 16.0, 16.0, 16.0, 16.0, 17.0, 17.0, 17.0, 17.0, 17.0, 18.0, 18.0, 18.0, 18.0, 18.0, 19.0, 19.0, 19.0, 19.0, 20.0, 20.0, 20.0, 21.0, 21.0, 21.0, 22.0, 22.0, 22.0, 23.0, 23.0, 23.0, 24.0, 24.0, 25.0, 25.0, 26.0, 26.0, 27.0, 27.0, 28.0, 28.0, 29.0, 30.0, 30.0, 31.0, 32.0, 32.0, 33.0, 34.0, 35.0, 36.0, 37.0, 38.0, 39.0, 40.0, 42.0, 43.0, 45.0, 46.0, 48.0, 50.0, 52.0, 54.0, 56.0, 59.0, 62.0, 65.0, 68.0, 72.0, 76.0, 81.0, 87.0, 93.0, 100.0, 109.0, 119.0, 131.0, 145.0, 163.0, 187.0, 218.0, 261.0, 324.0, 424.0, 592.0, 864.0]'];
% modAmt: 8.0  kInv: 65
amps=[amps, [969.0, 770.0, 541.0, 344.0, 415.0, 217.0, 322.0, 159.0, 262.0, 125.0, 221.0, 103.0, 191.0, 87.0, 168.0, 75.0, 150.0, 66.0, 136.0, 59.0, 124.0, 53.0, 114.0, 48.0, 105.0, 44.0, 98.0, 40.0, 92.0, 37.0, 87.0, 35.0, 81.0, 31.0, 77.0, 30.0, 74.0, 28.0, 70.0, 26.0, 66.0, 25.0, 64.0, 24.0, 61.0, 22.0, 59.0, 21.0, 56.0, 20.0, 54.0, 19.0, 52.0, 19.0, 51.0, 18.0, 49.0, 17.0, 48.0, 17.0, 46.0, 16.0, 44.0, 16.0, 42.0, 15.0, 40.0, 15.0, 40.0, 15.0, 39.0, 14.0, 39.0, 14.0, 38.0, 13.0, 37.0, 13.0, 36.0, 13.0, 35.0, 12.0, 34.0, 12.0, 34.0, 12.0, 33.0, 12.0, 32.0, 12.0, 31.0, 11.0, 30.0, 11.0, 29.0, 11.0, 28.0, 11.0, 26.0, 11.0, 26.0, 10.0, 25.0, 10.0, 26.0, 10.0, 26.0, 10.0, 25.0, 10.0, 25.0, 10.0, 24.0, 10.0, 24.0, 9.0, 24.0, 9.0, 24.0, 9.0, 23.0, 9.0, 23.0, 9.0, 23.0, 9.0, 22.0, 9.0, 22.0, 9.0, 22.0, 9.0, 21.0, 9.0, 21.0, 8.0, 21.0, 8.0, 20.0, 8.0, 20.0, 8.0, 20.0, 8.0, 19.0, 8.0, 19.0, 8.0, 18.0, 8.0, 18.0, 8.0, 17.0, 8.0, 17.0, 8.0, 17.0, 8.0, 16.0, 8.0, 16.0, 8.0, 16.0, 8.0, 16.0, 8.0, 16.0, 8.0, 16.0, 8.0, 16.0, 8.0, 15.0, 7.0, 15.0, 7.0, 15.0, 7.0, 14.0, 7.0, 14.0, 7.0, 14.0, 7.0, 14.0, 7.0, 13.0, 7.0, 13.0, 7.0, 13.0, 7.0, 12.0, 7.0, 12.0, 7.0, 11.0, 7.0, 10.0, 7.0, 7.0, 7.0, 10.0, 7.0, 11.0, 7.0, 11.0, 7.0, 11.0, 7.0, 11.0, 7.0, 11.0, 7.0, 11.0, 7.0, 11.0, 7.0, 10.0, 7.0, 10.0, 7.0, 10.0, 7.0, 10.0, 7.0, 10.0, 7.0, 9.0, 8.0, 9.0, 7.0, 9.0, 8.0, 9.0, 8.0, 9.0, 8.0, 9.0, 8.0, 9.0, 8.0, 9.0, 8.0, 8.0, 8.0, 8.0, 8.0, 8.0, 8.0, 8.0, 8.0, 8.0, 8.0, 8.0, 8.0, 8.0, 8.0, 8.0, 8.0, 8.0, 8.0, 8.0, 8.0, 8.0, 8.0, 8.0, 9.0, 9.0, 9.0, 9.0, 9.0, 9.0, 9.0, 9.0, 9.0, 9.0, 9.0, 9.0, 9.0, 9.0, 9.0, 9.0, 9.0, 9.0, 9.0, 9.0, 10.0, 10.0, 10.0, 10.0, 10.0, 10.0, 10.0, 10.0, 10.0, 10.0, 10.0, 10.0, 10.0, 11.0, 11.0, 11.0, 11.0, 11.0, 11.0, 11.0, 11.0, 11.0, 11.0, 12.0, 12.0, 12.0, 12.0, 12.0, 12.0, 12.0, 12.0, 12.0, 13.0, 13.0, 13.0, 13.0, 13.0, 13.0, 14.0, 14.0, 14.0, 14.0, 14.0, 14.0, 15.0, 15.0, 15.0, 15.0, 15.0, 16.0, 16.0, 16.0, 16.0, 17.0, 17.0, 17.0, 18.0, 18.0, 18.0, 19.0, 19.0, 19.0, 20.0, 20.0, 20.0, 21.0, 21.0, 22.0, 22.0, 23.0, 23.0, 24.0, 24.0, 25.0, 25.0, 26.0, 27.0, 28.0, 28.0, 29.0, 30.0, 31.0, 32.0, 33.0, 34.0, 35.0, 37.0, 38.0, 40.0, 41.0, 43.0, 45.0, 47.0, 50.0, 52.0, 55.0, 59.0, 62.0, 67.0, 71.0, 77.0, 83.0, 91.0, 100.0, 112.0, 126.0, 144.0, 169.0, 203.0, 254.0, 338.0, 491.0, 796.0]'];
plot(amps);